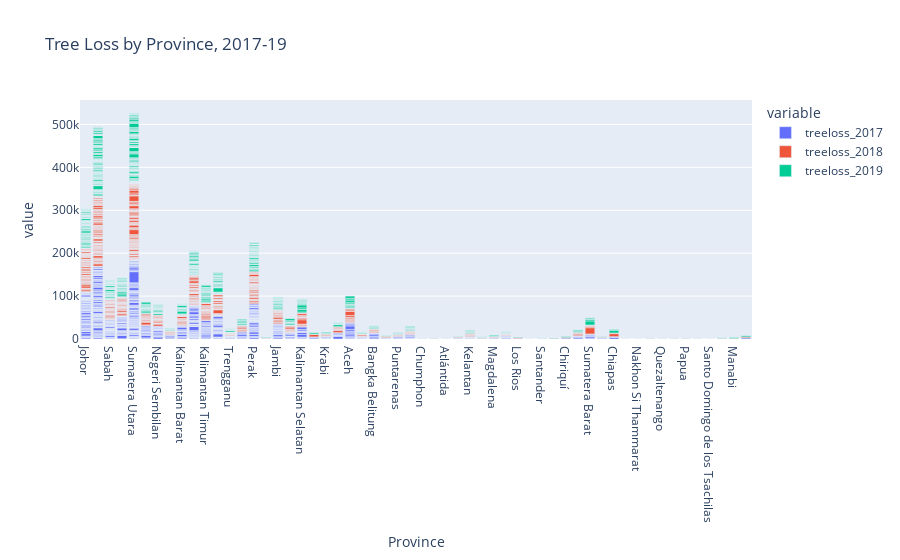

Write notebook code for a chart like this one.
### Code cell
fig = px.bar(mills_with_loss, x="Province", y=["treeloss_2017", "treeloss_2018", "treeloss_2019"], title="Tree Loss by Province, 2017-19")
fig.show()

### Figure 1 — Plotly figure (JSON) as saved in the notebook; plotly's stock layout.template omitted (floating-point values rounded to 4 significant figures; data arrays with more than 128 entries replaced by an {"elided": "..."} marker saying what was removed)
{"data": [{"alignmentgroup": "True", "hovertemplate": "variable=treeloss_2017<br>Province=%{x}<br>value=%{y}<extra></extra>", "legendgroup": "treeloss_2017", "marker": {"color": "#636efa", "pattern": {"shape": ""}}, "name": "treeloss_2017", "offsetgroup": "treeloss_2017", "orientation": "v", "showlegend": true, "textposition": "auto", "type": "bar", "x": {"elided": "1155 str values"}, "xaxis": "x", "y": {"elided": "1155 float values"}, "yaxis": "y"}, {"alignmentgroup": "True", "hovertemplate": "variable=treeloss_2018<br>Province=%{x}<br>value=%{y}<extra></extra>", "legendgroup": "treeloss_2018", "marker": {"color": "#EF553B", "pattern": {"shape": ""}}, "name": "treeloss_2018", "offsetgroup": "treeloss_2018", "orientation": "v", "showlegend": true, "textposition": "auto", "type": "bar", "x": {"elided": "1155 str values"}, "xaxis": "x", "y": {"elided": "1155 float values"}, "yaxis": "y"}, {"alignmentgroup": "True", "hovertemplate": "variable=treeloss_2019<br>Province=%{x}<br>value=%{y}<extra></extra>", "legendgroup": "treeloss_2019", "marker": {"color": "#00cc96", "pattern": {"shape": ""}}, "name": "treeloss_2019", "offsetgroup": "treeloss_2019", "orientation": "v", "showlegend": true, "textposition": "auto", "type": "bar", "x": {"elided": "1155 str values"}, "xaxis": "x", "y": {"elided": "1155 float values"}, "yaxis": "y"}], "layout": {"barmode": "relative", "legend": {"title": {"text": "variable"}, "tracegroupgap": 0}, "title": {"text": "Tree Loss by Province, 2017-19"}, "xaxis": {"anchor": "y", "domain": [0, 1], "title": {"text": "Province"}}, "yaxis": {"anchor": "x", "domain": [0, 1], "title": {"text": "value"}}}}
